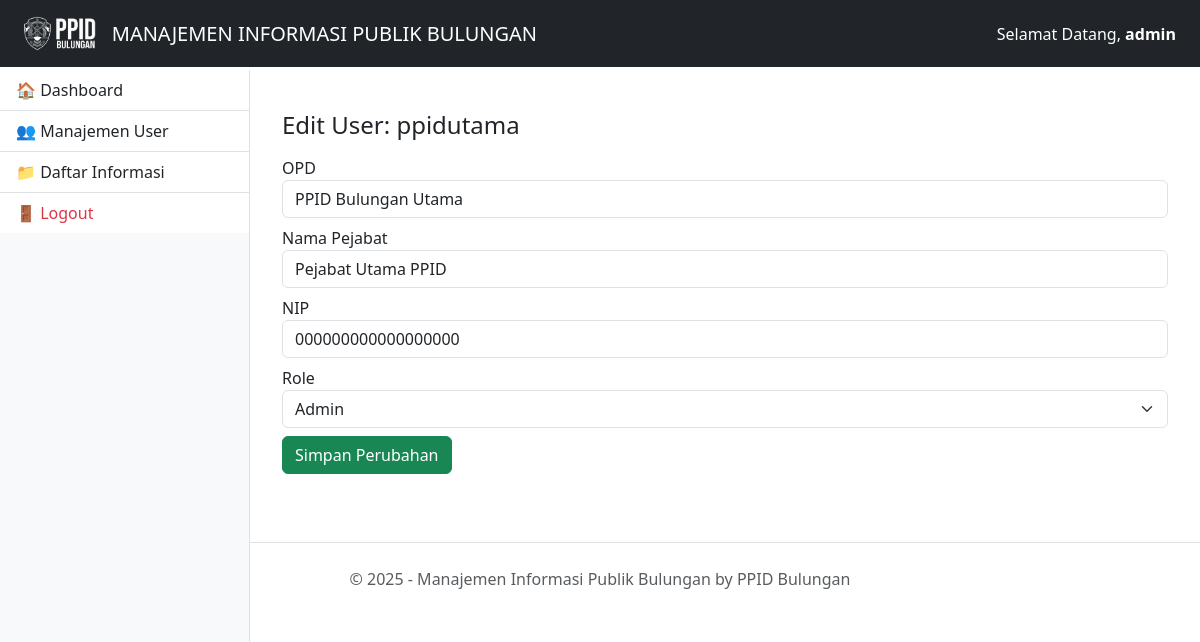
Page /admin/edit_user.php?id=2 (signed in) on the committed database.
### tables this page shows
CREATE TABLE `users` (
  `id` int(11) NOT NULL,
  `username` varchar(50) NOT NULL,
  `password` varchar(255) NOT NULL,
  `opd` varchar(100) NOT NULL,
  `nama_pejabat` varchar(100) NOT NULL,
  `nip` varchar(30) NOT NULL,
  `role` enum('admin','user') DEFAULT 'user',
  `created_at` timestamp NOT NULL DEFAULT current_timestamp()
);

### admin/edit_user.php (the view, shortened to what this page needs)
<?php
require_once '../config/config.php';
$id = $_GET['id'];
$stmt = $pdo->prepare("SELECT * FROM users WHERE id = ?");
$stmt->execute([$id]);
$user = $stmt->fetch();
include '../includes/header.php';
include '../includes/sidebar.php';
?>
<main class="container mt-4">
    <h4>Edit User: <?= htmlspecialchars($user['username']) ?></h4>
    <form method="POST" class="mt-3">
        <div class="mb-2">
            <label>OPD</label>
            <input type="text" name="opd" class="form-control" value="<?= $user['opd'] ?>" required>
        </div>
        <div class="mb-2">
            <label>Nama Pejabat</label>
            <input type="text" name="nama_pejabat" class="form-control" value="<?= $user['nama_pejabat'] ?>" required>
        </div>
        <div class="mb-2">
            <label>NIP</label>
            <input type="text" name="nip" class="form-control" value="<?= $user['nip'] ?>" required>
        </div>
        <div class="mb-2">
            <label>Role</label>
            <select name="role" class="form-select">
                <option value="admin" <?= $user['role'] == 'admin' ? 'selected' : '' ?>>Admin</option>
            </select>
        </div>
        <button type="submit" class="btn btn-success">Simpan Perubahan</button>
    </form>
</main>
<?php include '../includes/footer.php'; ?>
</body>
</html>

### rows in the picture
users: username "ppidutama", opd "PPID Bulungan Utama", nama_pejabat "Pejabat Utama PPID", nip "000000000000000000", role "Admin"

### other values in the picture
$_SESSION['username'] "admin"
